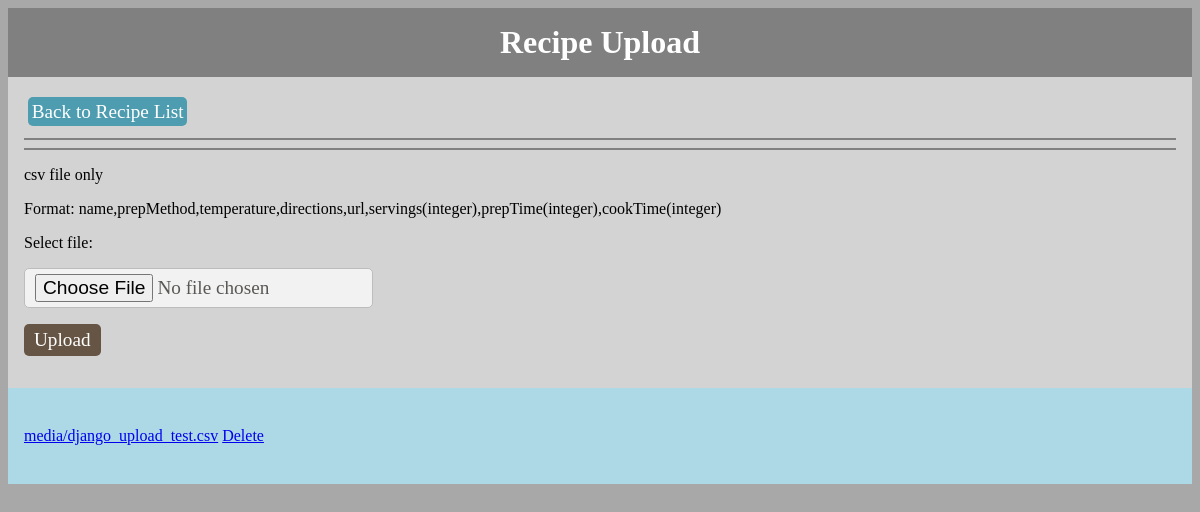
The app's page /menu/showdocuments/, older data.
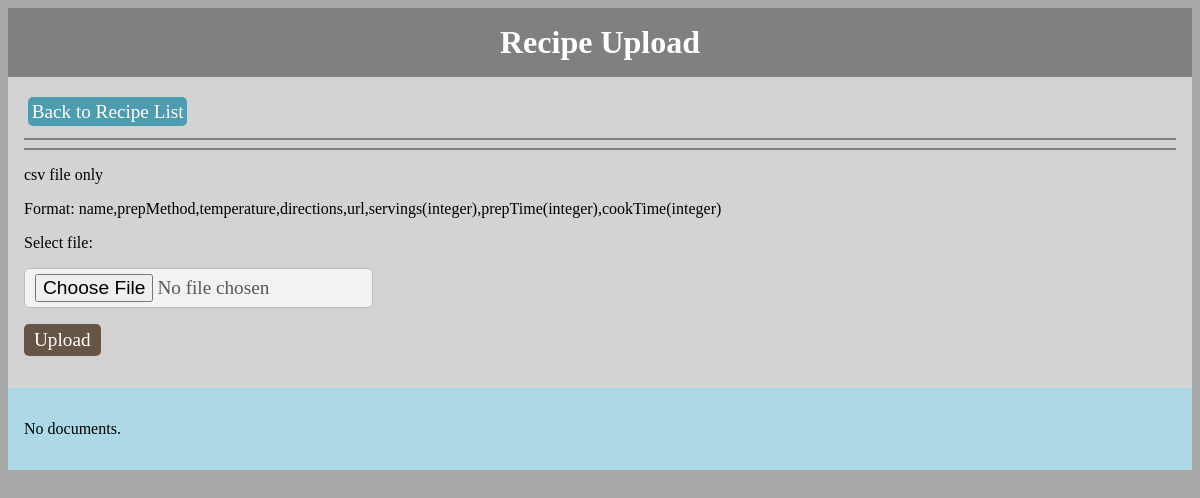
The same page, newer data.
### menu/models.py (models this page shows, shortened)
class Document(models.Model):
    docfile = models.FileField(upload_to='media')

### menu/views.py (the view)
def showdocuments(request):
    if request.method == 'POST':
        form = DocumentForm(request.POST, request.FILES)
        if form.is_valid():
            newdoc = Document(docfile=request.FILES['docfile'])
            newdoc.save()
            path = Document.objects.all().values()[0]['docfile'].split(' ')[0]
            with open(path) as f:
                reader = csv.reader(f)
                for row in reader:
                    _, created = Recipe.objects.get_or_create(
                        name=row[0],
                    )
                    entry = get_object_or_404(Recipe, name=row[0])
                    if created:
                        entry.prepMethod = row[1]
                        entry.temperature = row[2]
                        entry.directions = row[3]
                        entry.source = row[4]
                        entry.servings = row[5]
                        entry.prepTime = row[6]
                        entry.cookTime = row[7]
                        entry.save()
                newdoc.delete()
                return HttpResponseRedirect(reverse('menu:index'))
    else:
        form = DocumentForm()  # An empty, unbound form
    documents = Document.objects.all()
    return render_to_response(
        'menu/showdocuments.html',
        {'documents': documents, 'form': form},
        context_instance=RequestContext(request)
    )

### menu/forms.py
class DocumentForm(forms.Form):
    docfile = forms.FileField(label='Select file')

### menu/templates/menu/showdocuments.html (shortened to what this page needs)
{% load staticfiles %}
{% load menu_extras %}
{% include "menu/stylesheets.html" %}
<html>
	<head>
	</head>
	<div id="title">
		Recipe Upload
	</div>
    <body>
		<div id="aside">
			<div>
				<a class="button" id="nav" href="{% url 'menu:index' %}">Back to Recipe List</a>
			</div><div style="clear:both"></div>
			<hr noshade><hr noshade>
      		<form action="{% url 'menu:showdocuments' %}" method="post" enctype="multipart/form-data">
				<p>csv file only</p>
				<p>Format:  name,prepMethod,temperature,directions,url,servings(integer),prepTime(integer),cookTime(integer)</p>
				<p>{{ form.docfile.label_tag }}
				{{ form.docfile.errors }}</p>
				<p>{{ form.docfile }}</p>
				<input type="submit" value="Upload" id="submit"/>
			</form>
		</div>
		<div id="content">
			{% if documents %}
				<ul>
				{% for document in documents %}
					<li>
					<a href="{{ document.docfile.url }}">{{ document.docfile.name }}</a>
					<a href="{% url 'menu:deletedocument' document.id %}">Delete</a>
					</li>
				{% endfor %}
				</ul>
			{% else %}
				<p>No documents.</p>
			{% endif %}
		</div>
	</body>
</html>

Row changes from the older to the newer data that the page shows:
removed Document: docfile.name "media/django_upload_test.csv"
Text that changed along with them:
text now shown: "No documents."
